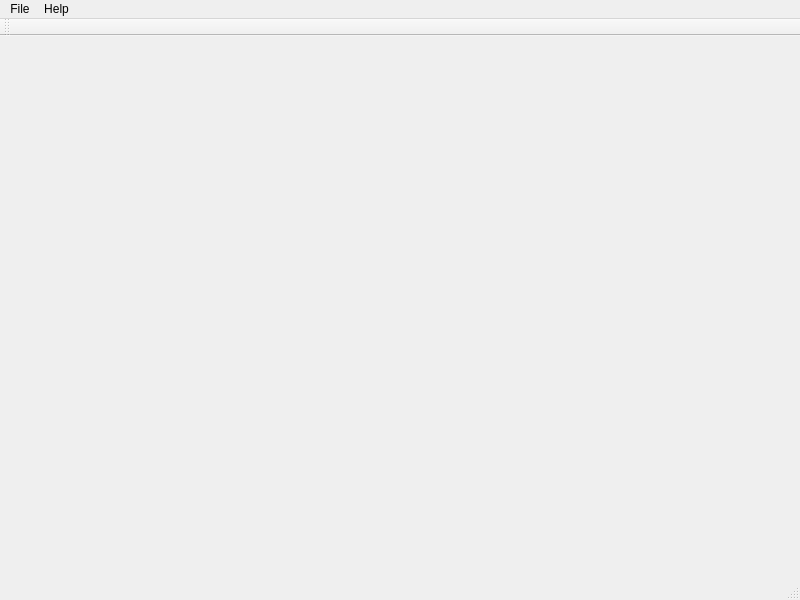
<?xml version="1.0" encoding="UTF-8"?>
<ui version="4.0">
 <class>MainWindow</class>
 <widget class="QMainWindow" name="MainWindow">
  <property name="geometry">
   <rect>
    <x>0</x>
    <y>0</y>
    <width>800</width>
    <height>600</height>
   </rect>
  </property>
  <property name="windowTitle">
   <string>MainWindow</string>
  </property>
  <widget class="QWidget" name="centralwidget"/>
  <widget class="QMenuBar" name="menubar">
   <property name="geometry">
    <rect>
     <x>0</x>
     <y>0</y>
     <width>800</width>
     <height>22</height>
    </rect>
   </property>
   <widget class="QMenu" name="menuFile">
    <property name="title">
     <string>File</string>
    </property>
    <addaction name="action_AddModel"/>
    <addaction name="separator"/>
    <addaction name="actionExit"/>
   </widget>
   <widget class="QMenu" name="menuHelp">
    <property name="title">
     <string>Help</string>
    </property>
    <addaction name="actionAbout"/>
   </widget>
   <addaction name="menuFile"/>
   <addaction name="menuHelp"/>
  </widget>
  <widget class="QStatusBar" name="statusbar"/>
  <widget class="QToolBar" name="toolBar">
   <property name="windowTitle">
    <string>toolBar</string>
   </property>
   <attribute name="toolBarArea">
    <enum>TopToolBarArea</enum>
   </attribute>
   <attribute name="toolBarBreak">
    <bool>false</bool>
   </attribute>
  </widget>
  <action name="action_AddModel">
   <property name="text">
    <string>Load Model...</string>
   </property>
  </action>
  <action name="actionExit">
   <property name="text">
    <string>Exit</string>
   </property>
  </action>
  <action name="actionAbout">
   <property name="text">
    <string>About...</string>
   </property>
  </action>
 </widget>
 <resources/>
 <connections/>
</ui>
